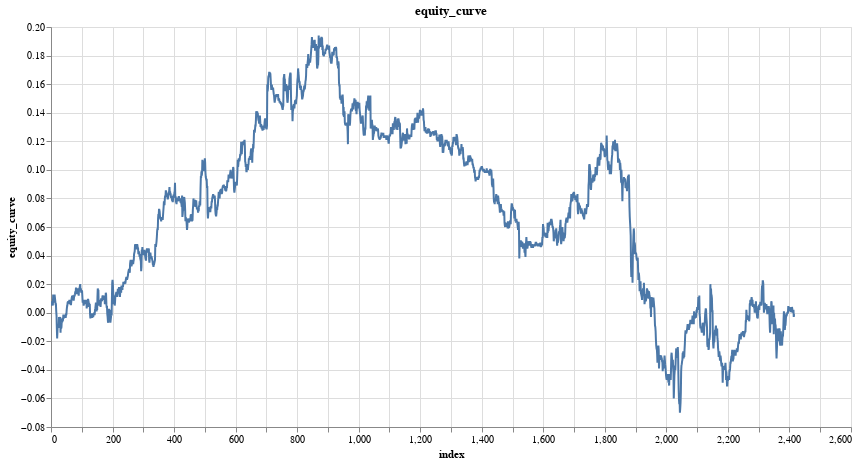

This figure's notebook cell:
### Code cell
research.plot_column(trade_results,'equity_curve')

### Figure 1 — Vega specification as saved in the notebook (floating-point values rounded to 4 significant figures; data arrays with more than 128 entries replaced by an {"elided": "..."} marker saying what was removed)
{"$schema": "https://vega.github.io/schema/vega/v5.json", "data": [{"name": "param_5_store"}, {"name": "source_0", "values": {"elided": "2417 records"}}, {"name": "source_0_x_domain_index", "values": [{"min": 0, "max": 2416}]}, {"name": "source_0_y_domain_equity_curve", "values": [{"min": -0.07, "max": 0.194}]}], "signals": [{"name": "unit", "value": {}, "on": [{"events": "pointermove", "update": "isTuple(group()) ? group() : unit"}]}, {"name": "param_5", "update": "vlSelectionResolve(\"param_5_store\", \"union\")"}, {"name": "param_5_index", "on": [{"events": [{"source": "view", "type": "dblclick"}], "update": "null"}, {"events": {"signal": "param_5_translate_delta"}, "update": "panLinear(param_5_translate_anchor.extent_x, -param_5_translate_delta.x / width)"}, {"events": {"signal": "param_5_zoom_delta"}, "update": "zoomLinear(domain(\"x\"), param_5_zoom_anchor.x, param_5_zoom_delta)"}]}, {"name": "param_5_equity_curve", "on": [{"events": [{"source": "view", "type": "dblclick"}], "update": "null"}, {"events": {"signal": "param_5_translate_delta"}, "update": "panLinear(param_5_translate_anchor.extent_y, param_5_translate_delta.y / height)"}, {"events": {"signal": "param_5_zoom_delta"}, "update": "zoomLinear(domain(\"y\"), param_5_zoom_anchor.y, param_5_zoom_delta)"}]}, {"name": "param_5_tuple", "on": [{"events": [{"signal": "param_5_index || param_5_equity_curve"}], "update": "param_5_index && param_5_equity_curve ? {unit: \"\", fields: param_5_tuple_fields, values: [param_5_index,param_5_equity_curve]} : null"}]}, {"name": "param_5_tuple_fields", "value": [{"field": "index", "channel": "x", "type": "R"}, {"field": "equity_curve", "channel": "y", "type": "R"}]}, {"name": "param_5_translate_anchor", "value": {}, "on": [{"events": [{"source": "scope", "type": "pointerdown"}], "update": "{x: x(unit), y: y(unit), extent_x: domain(\"x\"), extent_y: domain(\"y\")}"}]}, {"name": "param_5_translate_delta", "value": {}, "on": [{"events": [{"source": "window", "between": [{"source": "scope", "type": "pointerdown"}, {"source": "window", "type": "pointerup"}], "type": "pointermove", "consume": true}], "update": "{x: param_5_translate_anchor.x - x(unit), y: param_5_translate_anchor.y - y(unit)}"}]}, {"name": "param_5_zoom_anchor", "on": [{"events": [{"source": "scope", "type": "wheel", "consume": true}], "update": "{x: invert(\"x\", x(unit)), y: invert(\"y\", y(unit))}"}]}, {"name": "param_5_zoom_delta", "on": [{"events": [{"source": "scope", "consume": true, "type": "wheel"}], "update": "pow(1.001, event.deltaY * pow(16, event.deltaMode))", "force": true}]}, {"name": "param_5_modify", "on": [{"events": {"signal": "param_5_tuple"}, "update": "modify(\"param_5_store\", param_5_tuple, true)"}]}], "marks": [{"type": "line", "name": "marks", "from": {"data": "source_0"}, "sort": {"field": "x"}, "encode": {"update": {"x": {"field": "index", "scale": "x"}, "stroke": {"value": "#4c78a8"}, "y": {"field": "equity_curve", "scale": "y"}, "defined": {"signal": "isValid(datum[\"index\"]) && isFinite(+datum[\"index\"]) && isValid(datum[\"equity_curve\"]) && isFinite(+datum[\"equity_curve\"])"}, "tooltip": {"signal": "{\"index\": format(datum[\"index\"], \"\"), \"equity_curve\": format(datum[\"equity_curve\"], \"\")}"}}}, "style": ["line"], "clip": true, "interactive": true}], "scales": [{"name": "x", "type": "linear", "domain": [{"signal": "(data(\"source_0_x_domain_index\")[0] || {}).min"}, {"signal": "(data(\"source_0_x_domain_index\")[0] || {}).max"}], "range": [0, {"signal": "width"}], "domainRaw": {"signal": "param_5[\"index\"]"}, "zero": false, "nice": true}, {"name": "y", "type": "linear", "domain": [{"signal": "(data(\"source_0_y_domain_equity_curve\")[0] || {}).min"}, {"signal": "(data(\"source_0_y_domain_equity_curve\")[0] || {}).max"}], "range": [{"signal": "height"}, 0], "domainRaw": {"signal": "param_5[\"equity_curve\"]"}, "nice": true, "zero": true}], "axes": [{"scale": "x", "orient": "bottom", "minExtent": 0, "maxExtent": 0, "zindex": 0, "grid": true, "domain": false, "tickCount": {"signal": "ceil(width/40)"}, "gridScale": "y", "aria": false, "ticks": false, "labels": false}, {"scale": "y", "aria": false, "zindex": 0, "minExtent": 0, "domain": false, "orient": "left", "maxExtent": 0, "gridScale": "x", "tickCount": {"signal": "ceil(height/40)"}, "labels": false, "grid": true, "ticks": false}, {"scale": "x", "grid": false, "title": "index", "tickCount": {"signal": "ceil(width/40)"}, "zindex": 0, "orient": "bottom", "labelFlush": true, "labelOverlap": true}, {"scale": "y", "labelOverlap": true, "orient": "left", "title": "equity_curve", "tickCount": {"signal": "ceil(height/40)"}, "grid": false, "zindex": 0}], "title": {"text": "equity_curve", "frame": "group"}, "height": 400, "width": 800, "background": "white", "padding": 5, "style": "cell"}
